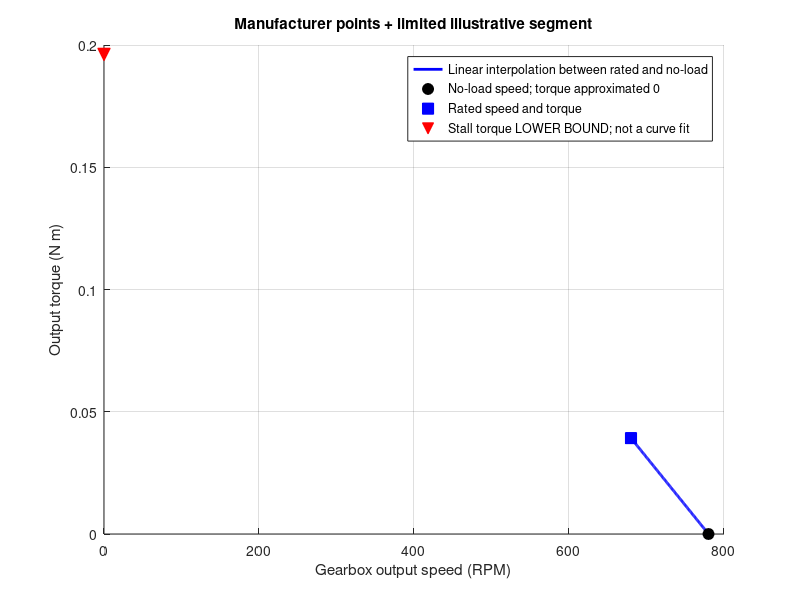

Write the MATLAB code that produced this figure. (Note: this script raises an error after producing the figure.)
%% CHP-20GP-180 drivetrain screening
% MANUFACTURER-BASED ESTIMATES + HYPOTHETICAL MODELS; NOT PHYSICAL TEST DATA.

clear; clc; close all;
root=fileparts(mfilename('fullpath')); if isempty(root),root=pwd;end
out=fullfile(root,'results'); if ~exist(out,'dir'),mkdir(out);end

%% USER INPUTS
p.motorName='CHP-20GP-180';
p.voltageV=12.0;
p.gearboxRatio=19; % motor-to-gearbox-output nominal 19:1
p.noLoadOutputRPM=780; % manufacturer-listed; confirm output-shaft interpretation
p.ratedOutputRPM=680;  % manufacturer-listed; confirm output-shaft interpretation
p.ratedOutputTorqueKgfCm=0.40;
p.minStallOutputTorqueKgfCm=2.0; % datasheet states >=2.0, NOT exact stall torque
p.ratedCurrentA=0.550; % datasheet states <=550mA, NOT measured nominal current
p.maxStallCurrentA=2.7; % datasheet states <=2.7A
p.noLoadCurrentA=0.280; % datasheet states <=280mA
p.rearTireDiameterM=0.050; % user reported 50 mm unloaded rear diameter
p.reportedRollingRadiusM=0.024; % user-reported, loaded verification pending
p.additionalReduction=1.0; % ASSUMED gearbox-output to drive-wheel ratio, TBD
p.drivetrainEfficiency=0.85; % ASSUMED downstream mechanical efficiency, not measured
p.exampleVehicleMassKg=0.9; % HYPOTHETICAL (actual final mass pending)
p.rollingResistanceCoefficient=0.03; % HYPOTHETICAL
p.gravity=9.81;
p.speedFraction=linspace(0,1,251);
assert(p.gearboxRatio>0 && p.additionalReduction>0 && p.reportedRollingRadiusM>0);
assert(p.noLoadOutputRPM>p.ratedOutputRPM && p.ratedOutputTorqueKgfCm>0);
assert(p.drivetrainEfficiency>0 && p.drivetrainEfficiency<=1 && p.exampleVehicleMassKg>0);

%% Exact unit conversions; quoted motor torque is gearbox OUTPUT unless proven otherwise
kgfcm_to_Nm=0.0980665;
T_rated=p.ratedOutputTorqueKgfCm*kgfcm_to_Nm;
T_stallLower=p.minStallOutputTorqueKgfCm*kgfcm_to_Nm;
omegaNoLoad=p.noLoadOutputRPM*2*pi/60;
% Calibrated straight-line segment through no-load and rated data points.
% DO NOT extrapolate this beyond measured/rated interval to zero-speed stall.
rpmSegment=linspace(p.ratedOutputRPM,p.noLoadOutputRPM,151);
T_segment=T_rated*(p.noLoadOutputRPM-rpmSegment)/(p.noLoadOutputRPM-p.ratedOutputRPM);
% Torque transmitted from gearbox output through any additional reduction
vWheel=(rpmSegment/p.additionalReduction)*2*pi*p.reportedRollingRadiusM/60;
F_segment=T_segment*p.additionalReduction*p.drivetrainEfficiency/p.reportedRollingRadiusM;
P_mech=T_segment.*(rpmSegment*2*pi/60);
% Three independent manufacturer-reported markers, not a fitted whole-range motor curve.

%% Figure 16: Published points / LIMITED linear segment
f=figure('Color','w','Position',[80 90 1000 540]);hold on;
plot(rpmSegment,T_segment,'b-','LineWidth',2);
plot(p.noLoadOutputRPM,0,'ko','MarkerFaceColor','k','MarkerSize',8);
plot(p.ratedOutputRPM,T_rated,'bs','MarkerFaceColor','b','MarkerSize',8);
plot(0,T_stallLower,'rv','MarkerFaceColor','r','MarkerSize',9);
xlabel('Gearbox output speed (RPM)');ylabel('Output torque (N m)');
title('Manufacturer points + limited illustrative segment');
legend('Linear interpolation between rated and no-load','No-load speed; torque approximated 0','Rated speed and torque','Stall torque LOWER BOUND; not a curve fit','Location','northeast');
grid on;saveFigure(f,fullfile(out,'16_motor_spec_points.png'));

%% Figure 17: nominal wheel speed versus external reduction
red=[1 1.5 2 2.5 3];
wrated=p.ratedOutputRPM./red;
v_rated=wrated*2*pi*p.reportedRollingRadiusM/60;
f=figure('Color','w','Position',[100 90 980 500]);bar(red,v_rated);grid on;
xlabel('Additional output-to-wheel reduction (unitless)');ylabel('Ideal rated vehicle speed (m/s)');
title('Theoretical speed sensitivity, ignoring slip');
for k=1:numel(red),text(red(k),v_rated(k)+0.025,sprintf('%.2f',v_rated(k)),'HorizontalAlignment','center');end
saveFigure(f,fullfile(out,'17_speed_vs_reduction.png'));

%% Figure 18: rated tractive force versus rolling radius / further reduction
radiusMM=linspace(20,27,100); reductionVec=linspace(1,3,90);
[RR,GG]=meshgrid(radiusMM/1000,reductionVec);
forceRated=T_rated.*GG.*p.drivetrainEfficiency./RR;
f=figure('Color','w','Position',[110 100 950 550]);
imagesc(radiusMM,reductionVec,forceRated);axis xy;colorbar;
xlabel('Effective rolling radius (mm)');ylabel('Additional reduction');
title('Rated torque-based tractive force, assuming 85% transmission efficiency');
saveFigure(f,fullfile(out,'18_tractive_force_sensitivity.png'));

%% Figure 19: hypothetical force budget against slope, NOT a measured climb capability
slopeDeg=linspace(0,15,150);
Fgrade=p.exampleVehicleMassKg*p.gravity.*sin(deg2rad(slopeDeg));
Froll=p.exampleVehicleMassKg*p.gravity*p.rollingResistanceCoefficient.*cos(deg2rad(slopeDeg));
Favailable=T_rated*p.additionalReduction*p.drivetrainEfficiency/p.reportedRollingRadiusM;
f=figure('Color','w','Position',[110 100 1000 540]);hold on;
plot(slopeDeg,Fgrade+Froll,'LineWidth',2);
yline(Favailable,'--','Rated force estimate');
xlabel('Hypothetical road incline (degrees)');ylabel('Force (N)');
title('Illustrative required force versus rated output force');grid on;
legend('Grade + rolling resistance (mass ASSUMED)','Rated tractive-force estimate','Location','northwest');
saveFigure(f,fullfile(out,'19_force_budget_slope.png'));

function saveFigure(h,name)
try,exportgraphics(h,name,'Resolution',180);
catch,saveas(h,name);
end
end
